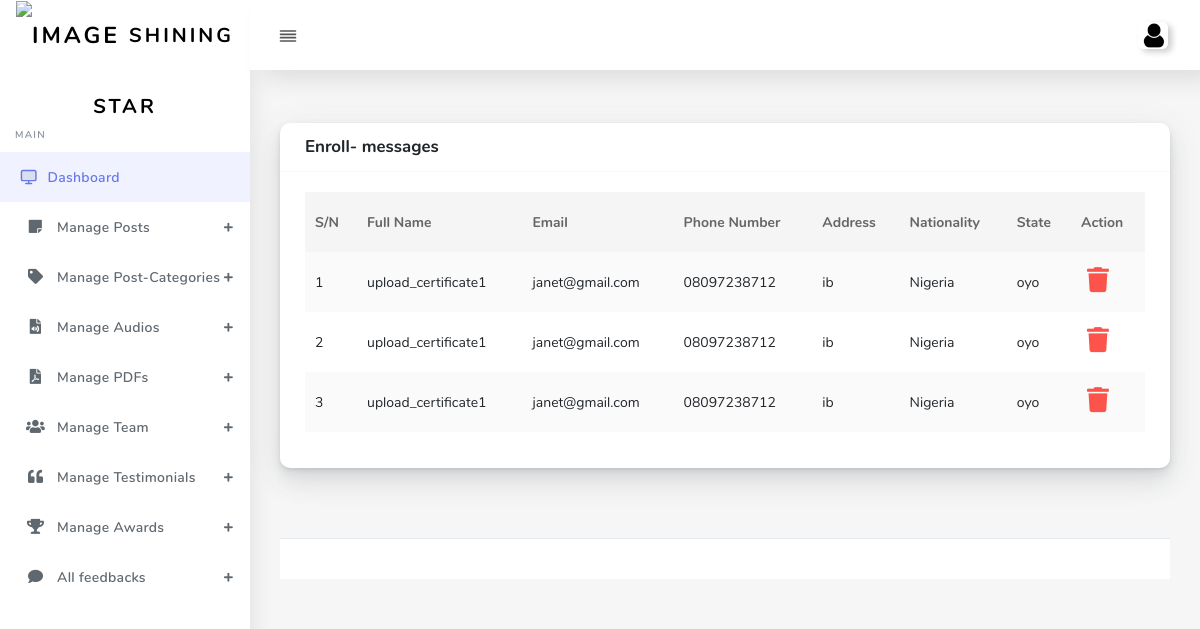
/adminpanel/enroll.php (signed in), run on the app's committed database.
### tables this page shows
CREATE TABLE `enroll_tbl` (
  `enroll_id` int(11) NOT NULL,
  `full_name` varchar(255) NOT NULL,
  `email` varchar(255) NOT NULL,
  `phone` varchar(255) NOT NULL,
  `address` text NOT NULL,
  `nationality` varchar(255) NOT NULL,
  `state` varchar(255) NOT NULL
);

### adminpanel/enroll.php (the view, shortened to what this page needs)
<?php include "helper/header.php"; ?>
      <?php include "helper/sidebar.php"; ?>
    <div class="main-content">
        <section class="section">
          <div class="section-body">
            <div class="row">
              <div class="col-12">
                <div class="card">
                  <div class="card-header">
                    <h4>Enroll- messages</h4>
                  </div>
                  <div class="card-body">
                    <div class="table-responsive">
                      <table class="table table-striped" id="table-1">
                        <thead>
                          <tr>
                            <th>S/N</th>
                            <th>Full Name</th>
                            <th>Email</th>
                            <th>Phone Number</th>
                            <th>Address</th>
                            <th>Nationality</th>
                            <th>State</th>
                            <th>Action</th>
                          </tr>
                        </thead>
                        <tbody>
                        <?php
                        $i=0;
                        $query = "select * from enroll_tbl";
                        $run_query = mysqli_query($conn, $query);
                        while($result = mysqli_fetch_assoc($run_query)){
                            $i++;
                            ?>
                          <tr>
                            <td>
                              <?= $i; ?>
                            </td>
                            <td><?= $result['full_name']; ?></td>
                           <td><?= $result['email']; ?></td>
                           <td><?= $result['phone']; ?></td>
                           <td><?= $result['address']; ?></td>
                           <td><?= $result['nationality']; ?></td>
                           <td><?= $result['state']; ?></td>
                             <td> <a style="padding: 6px; font-size:25px;" href="?delMessage=<?= $result['enroll_id'];?>"><i class="fa fa-trash text-danger"></i></a>
                            </td>
                          </tr>
                          <?php }  ?>
                        </tbody>
                      </table>
                    </div>
                  </div>
                </div>
              </div>
            </div>
<?php include "helper/footer.php" ?>

### data on the page
enroll_tbl: full_name "upload_certificate1", email "janet@gmail.com", phone "08097238712", address "ib", nationality "Nigeria", state "oyo"
enroll_tbl: full_name "upload_certificate1", email "janet@gmail.com", phone "08097238712", address "ib", nationality "Nigeria", state "oyo"
enroll_tbl: full_name "upload_certificate1", email "janet@gmail.com", phone "08097238712", address "ib", nationality "Nigeria", state "oyo"
